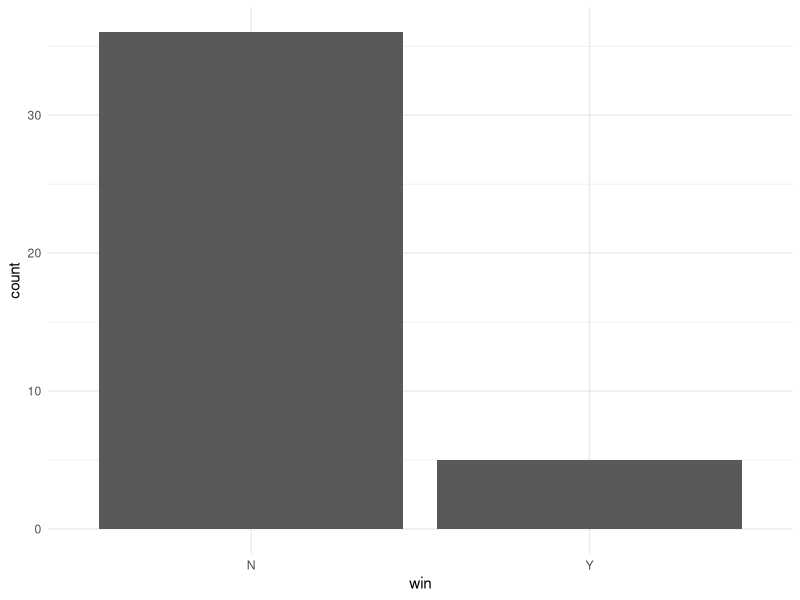
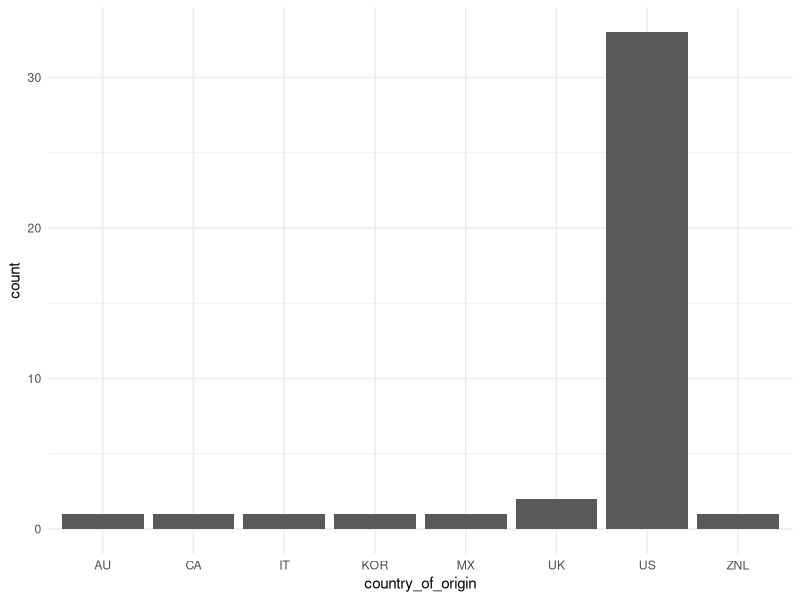
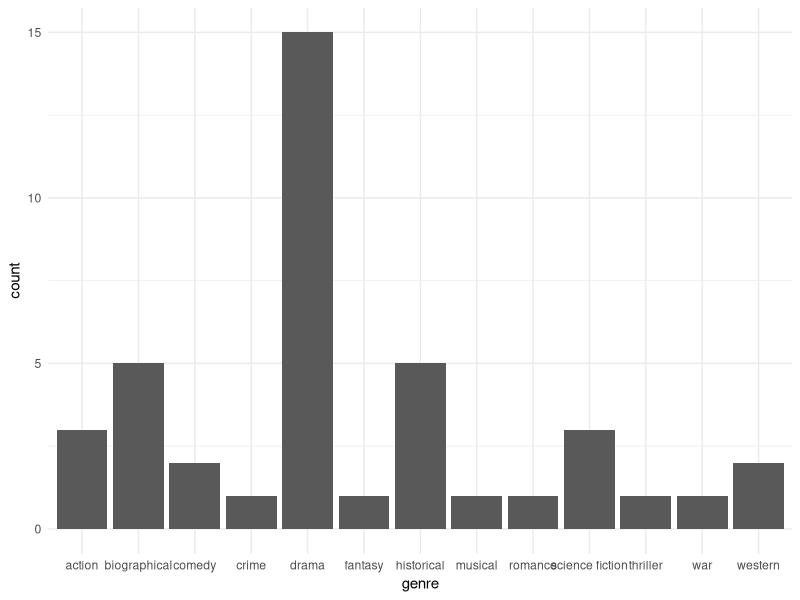
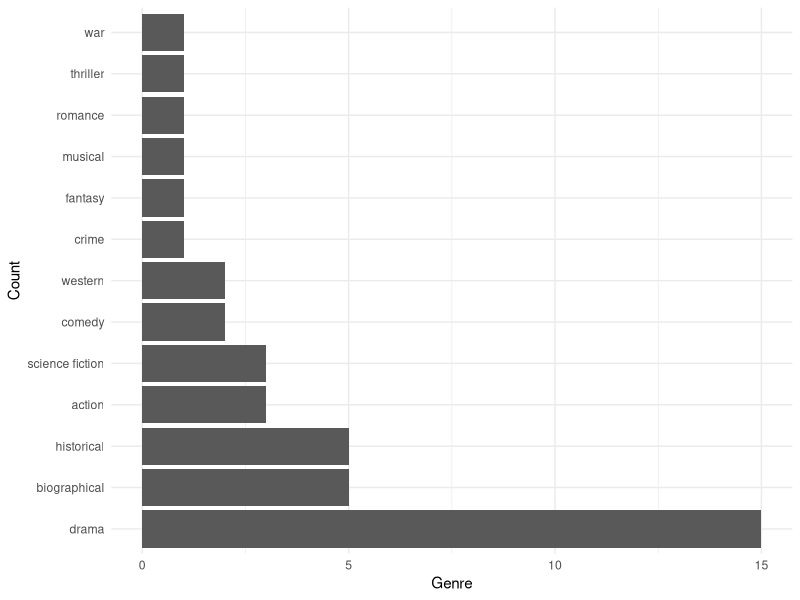
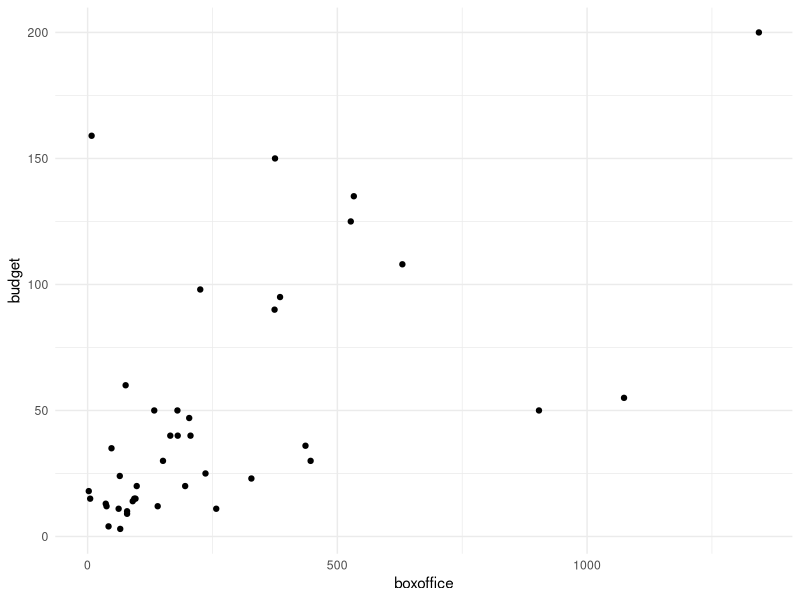
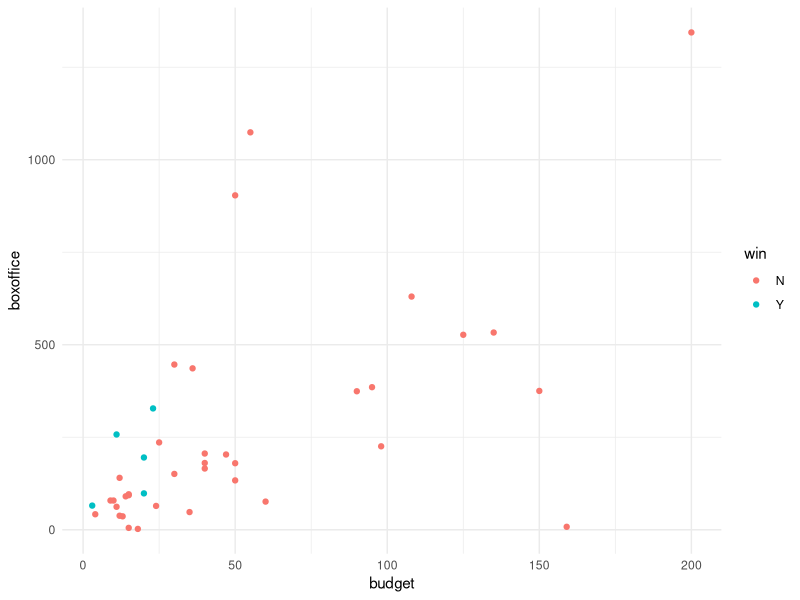
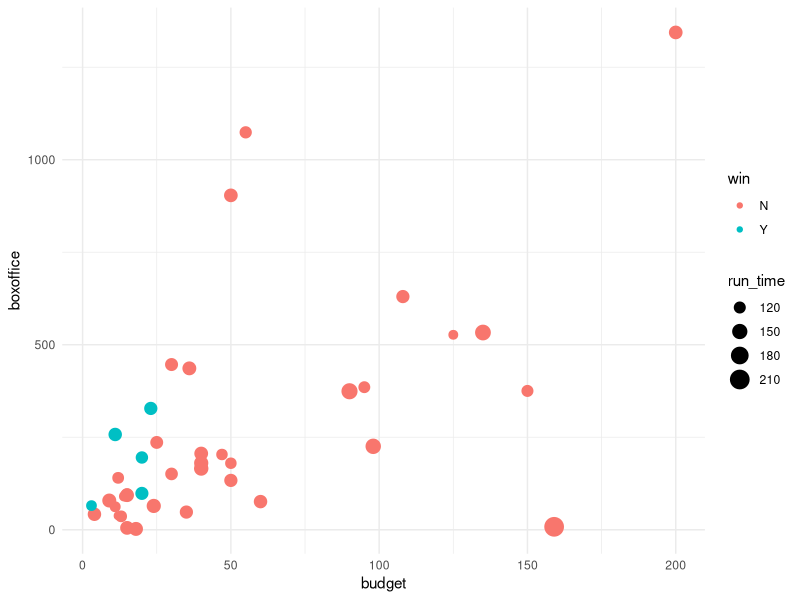
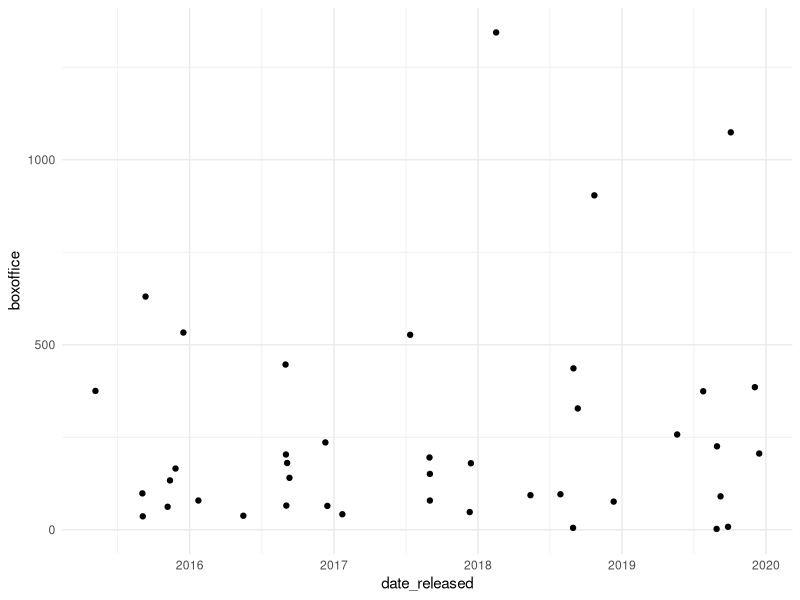

The R script that drew these images, in order:
## ---- chunk 1
library(tidyverse)
library(ggrepel)

theme_set(theme_minimal())

movies <- read_csv(file.path("data", "movie_class.csv"))
## ---- chunk 2
movies
## ---- chunk 3
ggplot(data = movies, aes(x = win)) +
  geom_bar()
## ---- chunk 4
ggplot(data = movies, aes(x = country_of_origin)) +
  geom_bar()
## ---- chunk 5
ggplot(data = movies, aes(x = genre)) +
  geom_bar()
## ---- chunk 6
ggplot(data = movies, aes(x = fct_infreq(genre))) +   # order by frequency of genre
  geom_bar() +                                        # create bar plot
  coord_flip() +                                      # flip the axes
  labs(x = "Count", y = "Genre")                      # add axis labels
## ---- chunk 7
ggplot(data = movies, aes(x = boxoffice, y = budget)) +
  geom_point()
## ---- chunk 8
ggplot(data = movies, aes(x = budget, y = boxoffice, color = win)) +
  geom_point()
## ---- chunk 9
ggplot(data = movies, aes(x = budget, y = boxoffice, color = win, size = run_time)) +
  geom_point()
## ---- chunk 10
ggplot(movies, aes(x = date_released, y = boxoffice)) +
  geom_point()
## ---- chunk 11
ggplot(data = movies, aes(x = budget, y = boxoffice, label = movie_title)) +
  geom_text()
## ---- chunk 12
ggplot(data = movies, aes(x = budget, y = boxoffice, label = movie_title)) +
  geom_text_repel() + geom_point()
## ---- chunk 13
movies_subset <- filter(movies, win %in% c("Y"))

ggplot(data = movies, aes(x = budget, y = boxoffice, label = movie_title)) +
  geom_point(color = "grey85") +
  geom_point(data = movies_subset, color = "olivedrab") +
  geom_text_repel(data = movies_subset, color = "olivedrab")
## ---- chunk 14
movies_subset <- filter(movies, genre %in% c("biographical"))

ggplot(data = movies, aes(x = budget, y = boxoffice, label = movie_title)) +
  geom_point(color = "grey85") +
  geom_point(data = movies_subset, color = "lightpink1") +
  geom_text_repel(data = movies_subset, color = "lightpink1")
## ---- chunk 15
movies_subset <- slice_sample(movies, n = 15)

ggplot(data = movies, aes(x = budget, y = boxoffice, label = movie_title)) +
  geom_point(color = "grey85") +
  geom_point(data = movies_subset, color = "goldenrod1") +
  geom_text_repel(data = movies_subset, color = "goldenrod1")
